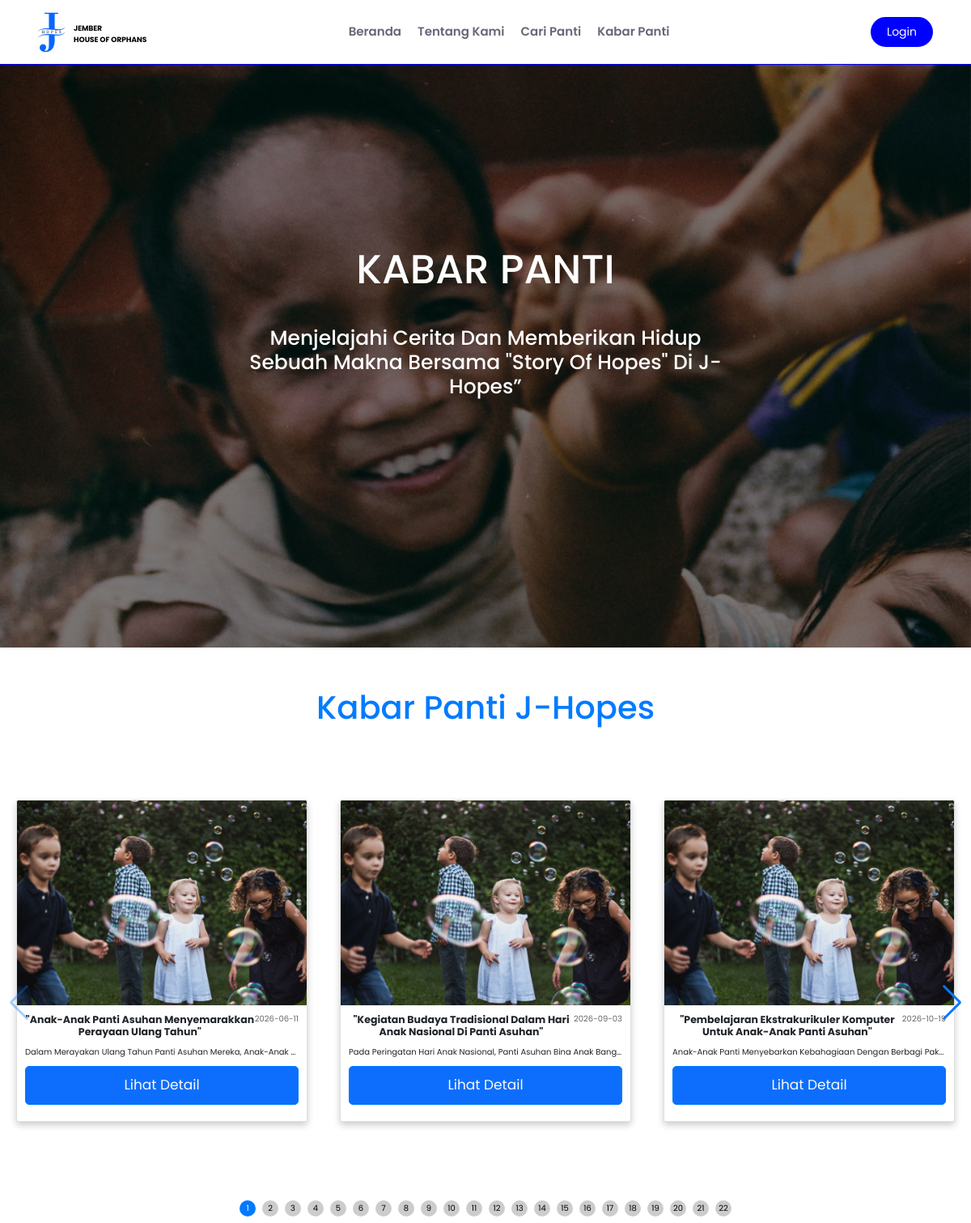
The page /public/kabar on the database its author committed.
### tables this page shows
CREATE TABLE `kegiatan` (
  `id_kegiatan` int(11) NOT NULL,
  `id_profilpanti` int(11) DEFAULT NULL,
  `nama_kegiatan` text NOT NULL,
  `gambar_kegiatan` varchar(50) NOT NULL,
  `deskripsi` text NOT NULL,
  `tanggal` date NOT NULL
);

### app/core/Controller.php (called while the page is built, shortened)
<?php
class Controller
{
    public function view($view, $data = [])
    {
        require_once "../app/views/" . $view . ".php";
    }
}

### app/controllers/Kabar.php (called while the page is built, shortened)
<?php
class Kabar extends Controller {
    public function index()
    {
        $homeModel = $this->model('Kabar_model');
        $data['kegiatan'] = $homeModel->getBerita();
        $data['judul'] = 'Kabar Panti';
        $data['css'] = 'Kabar';
        $this->view('kabar/index',$data);
    }
}

### app/core/App.php (called while the page is built, shortened)
<?php
class App
{
    protected $method = 'index';
    protected $params = [];
    public function __construct()
    {
        $this->controller = new $this->controller;
        call_user_func_array([$this->controller, $this->method], $this->params);
    }
}

### public/index.php (called while the page is built, shortened)
<?php
$app = new App;

### app/core/Database.php (called while the page is built, shortened)
<?php
class Database{
    private $host = DB_HOST;
    private $user = DB_USER;
    private $pass = DB_PASS;
    private $name = DB_NAME;
    private $dbh;
    private $stmt;
    public function __construct(){
        $dsn = "mysql:host=".$this->host.";dbname=".$this->name;
        $options = [
            PDO::ATTR_PERSISTENT => true,
            PDO::ATTR_ERRMODE => PDO::ERRMODE_EXCEPTION
        ];
        try {
            $this->dbh = new PDO($dsn, $this->user, $this->pass, $options);
        } catch(PDOException $e) {
            die("Connection failed: " . $e->getMessage());
        }
    }
    public function query($sql){
        $this->stmt = $this->dbh->prepare($sql);
    }
    public function execute(){
        return $this->stmt->execute();
    }
    public function resultSet(){
        $this->execute();
        return $this->stmt->fetchAll(PDO::FETCH_ASSOC);
    }
}
?>

### app/models/Kabar_model.php (called while the page is built)
<?php
class Kabar_model{
    private $db;
    public function __construct($db) {
        $this->db = $db;
    }
    public function getBerita(){
        $sql = "SELECT * FROM kegiatan";
        $this->db->query($sql);
        $result = $this->db->resultSet();
        return $result;
    }
}

### app/views/kabar/index.php (the view, shortened to what this page needs)
<?php
if (isset($_SESSION['user_status'])) {
    $userStatus = $_SESSION['user_status'];
} else {
    $userStatus = '';
}
?>
<section class="home" id="home">
    <div class="content">
        <h3>Kabar Panti</h3>
        <h1>
            Menjelajahi Cerita dan Memberikan Hidup sebuah Makna bersama "Story of
            Hopes" di J-Hopes”
        </h1>
    </div>
</section>
<section class="about" id="about">
    <h1 class="heading">Kabar Panti J-Hopes</h1>
</section>
<div class="content">
    <div class="swiper mySwiper">
        <div class="swiper-wrapper">
            <?php
            if (isset($data['kegiatan']) && is_array($data['kegiatan'])) {
                $hitungCardContainer = 0;
                $hitungKartu = 0;
                foreach ($data['kegiatan'] as $panti) {
                    if ($hitungKartu % 3 == 0) {
                        if ($hitungCardContainer > 0) {
                            echo '</div>';
                        }
                        echo '<div class="swiper-slide">';
                        $hitungCardContainer++;
                    }
                    $hitungKartu++;
                    $namaKegiatan = html_entity_decode(trim($panti["nama_kegiatan"]), ENT_QUOTES, 'UTF-8');
                    $urlKegiatan = urlencode(str_replace(' ', '_', $namaKegiatan));
                    ?>
                    <div class="card rounded" style="width: 500px;">
                        <img src="<?= BASEURL; ?>/img/client/CariPanti/1.png" class="card-img-top gambar-card img-fluid" alt="...">
                        <div class="card-body">
                            <div class="d-flex justify-content-between">
                                <h5 class="card-title fw-bold fs-5"><?= $panti["nama_kegiatan"] ?></h5>
                                <div class="tanggal">
                                    <p class="fs-6"><?= $panti["tanggal"] ?></p>
                                </div>
                            </div>
                            <p class="card-text fs-6 mt-3 text-truncate"><?= $panti["deskripsi"] ?></p>
                            <?php if ($userStatus == 'admin') : ?>
                                <div class="container">
                                <a href="<?= BASEURL; ?>/readmoreaktivitaspanti/<?= $urlKegiatan ?>" class="btn btn-warning text-light">EDIT</a>
                                <form action="" method="post" onsubmit="confirmDelete()" class="">
                                    <input type="hidden" name="id_kegiatan" value="<?= $panti['id_kegiatan']; ?>">
                                    <button type="submit" class=" btn btn-danger text-light w-100">DELETE</button>
                                </form>
                                </div>
                            <?php else : ?>
                                <a href="<?= BASEURL; ?>/readmoreaktivitaspanti/<?= $urlKegiatan ?>" class="btn btn-primary text-light">Lihat Detail</a>
                            <?php endif; ?>
                        </div>
                    </div>
                <?php }  ?>
                <?php if ($hitungCardContainer > 0) : ?>
                    </div>
                <?php endif; ?>
            <?php }  ?>
        </div>
        <br><br><br>
        <div class="swiper-button-next"></div>
        <br><br><br><br>
        <div class="swiper-pagination"></div>
    </div>
</body>
</html>

### public/css/kabar.css (style rules this page uses)
:root { --main-color: #007bff; --primary: #f0fff7; --black: #141414; --white: #fff; --bg: #f2f2f2; --light-black: #666; }
* { font-family: "Poppins", sans-serif; margin: 0; padding: 0; box-sizing: border-box; outline: none; border: none; text-decoration: none; text-transform: capitalize; transition: 0.2s linear; }
html { font-size: 62.5%; overflow-x: hidden; scroll-behavior: smooth; scroll-padding-top: 6rem; }
section { padding: 3rem 9%; }
.swiper { height: 100%; width: 100%; height: 100%; }
.swiper-slide { text-align: center; font-size: 18px; background: #fff; display: flex; justify-content: center; align-items: center; }
.swiper-slide img { display: block; width: 100%; height: 100%; object-fit: cover; }
.heading { text-align: center; color: var(--main-color); margin-bottom: 4rem; margin-top: 2rem; font-size: 4rem; }
.btn { display: block; margin: 1rem auto; padding: 1rem 3rem; border: 0.1rem solid var(--main-color); border-radius: 0.5rem; cursor: pointer; font-size: 1.7rem; color: var(--main-color); }
.home { min-height: 100vh; display: flex; align-items: center; justify-content: center; background: url(http://localhost/LAST/public/img/client/CariPanti/caripanti.jpg) no-repeat; background-size: cover; background-attachment: fixed; position: relative; }
.home::before { content: ""; position: absolute; top: 0; left: 0; right: 0; bottom: 0; background-color: rgba(0, 0, 0, 0.5); }
.home .content { max-width: 60rem; text-align: center; z-index: 10; }
.home .content h3 { font-size: 5rem; text-transform: uppercase; color: var(--white); padding-bottom: 3.5rem; }
.home .content h1 { color: var(--white); }
.card { margin : 20px 20px 20px 20px; }
.card-title { margin-bottom: 0; }
.tanggal { flex-shrink: 0; color: var(--offbutton, rgba(0, 0, 0, 0.60)); font-family: 'Poppins', sans-serif; font-size: 10px; font-style: normal; font-weight: 400; line-height: 137.25%; text-align: right; }
.card { box-shadow: 0 4px 8px 0 rgba(0, 0, 0, 0.2); transition: 0.3s; border-radius: 5px; }
img { border-radius: 5px 5px 0 0; }

### public/css/footer.css (style rules this page uses)
:root { --ocean:rgb(96, 249, 239); --blue:#0551cc; --black: #1d1c1c; --white: #fff; --light-color:#666; --box-shadow:0 .5rem 1.5rem rgba(0,0,0,.1); }
* { font-family: 'Poppins', sans-serif; margin: 0; padding: 0; box-sizing: border-box; outline: none; border: none; text-decoration: none; text-transform: capitalize; transition: all .2s linear; }
html { font-size: 62.5%; overflow-x: hidden; scroll-behavior: smooth; }
section { padding: 3rem 7%; }

### rows shown on the page
kegiatan: nama_kegiatan "\"Anak-Anak Panti Asuhan Menyemarakkan Perayaan Ulang Tahun\"", tanggal "2026-06-11", deskripsi "Dalam Merayakan Ulang Tahun Panti Asuhan Mereka, Anak-Anak…"
kegiatan: nama_kegiatan "\"Kegiatan Budaya Tradisional Dalam Hari Anak Nasional Di Panti Asuhan\"", tanggal "2026-09-03", deskripsi "Pada Peringatan Hari Anak Nasional, Panti Asuhan Bina Anak Bang…"
kegiatan: nama_kegiatan "\"Pembelajaran Ekstrakurikuler Komputer Untuk Anak-Anak Panti Asuhan\"", tanggal "2026-10-19", deskripsi "Anak-Anak Panti Menyebarkan Kebahagiaan Dengan Berbagi Pak…"
